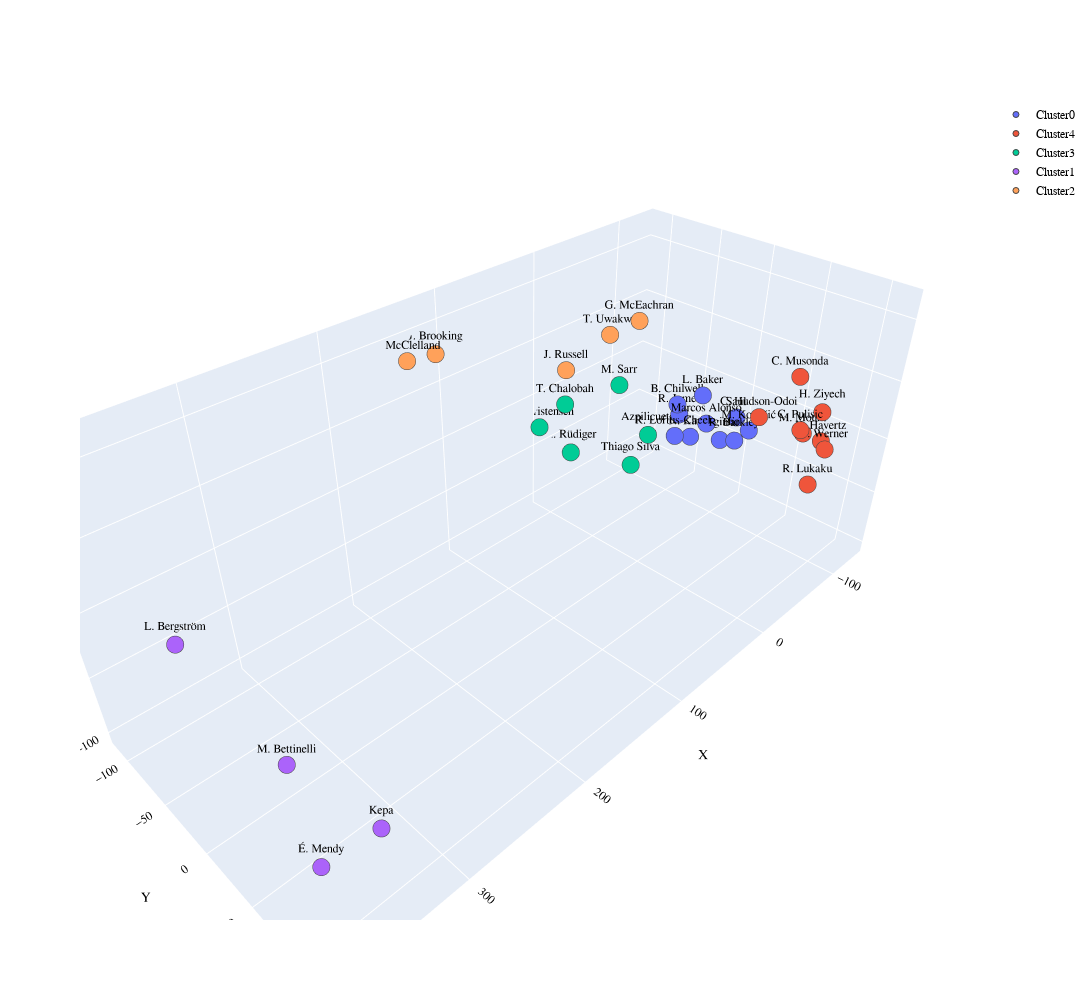

Here is the notebook cell this chart was saved with:
### Code cell
PLOT = go.Figure()

for C in list(reduced_features.cluster.unique()):
    
    PLOT.add_trace(go.Scatter3d(x = reduced_features[reduced_features.cluster == C]['X'],
                                y = reduced_features[reduced_features.cluster == C]['Y'],
                                z = reduced_features[reduced_features.cluster == C]['Z'],
                                mode = 'text+markers', marker_size = 6, marker_line_width = 1,
                                name = 'Cluster' + str(C), text = reduced_features[reduced_features.cluster == C]['name'],
                               textposition='top center'))

#PLOT.(textposition='top center')    


PLOT.update_layout(width = 1300, height = 1000, autosize = True, showlegend = True,
                   scene = dict(xaxis=dict(title = 'X', titlefont_color = 'black'),
                                yaxis=dict(title = 'Y', titlefont_color = 'black'),
                                zaxis=dict(title = 'Z', titlefont_color = 'black')),
                   font = dict(family = "Gilroy", color  = 'black', size = 12))

### Figure 1 — Plotly figure (JSON) as saved in the notebook; plotly's stock layout.template omitted (floating-point values rounded to 4 significant figures)
{"data": [{"marker": {"line": {"width": 1}, "size": 6}, "mode": "text+markers", "name": "Cluster0", "text": ["N. Kanté", "Jorginho", "M. Kovačić", "Saúl", "B. Chilwell", "R. James", "Marcos Alonso", "R. Barkley", "R. Loftus-Cheek", "L. Baker"], "textposition": "top center", "type": "scatter3d", "x": [-121.7, -104.1, -116.1, -127.2, -91.34, -89.48, -100.9, -72.41, -42.89, -58.42], "y": [-44.47, -2.103, 17.2, -3.037, -40.11, -35.9, -15.3, 31.39, -5.454, 6.364], "z": [-60.39, -38.17, -25.81, -25.98, -13.7, -20.95, -26.22, -10.82, -9.576, 25.66]}, {"marker": {"line": {"width": 1}, "size": 6}, "mode": "text+markers", "name": "Cluster4", "text": ["R. Lukaku", "H. Ziyech", "T. Werner", "K. Havertz", "M. Mount", "C. Pulisic", "C. Hudson-Odoi", "C. Musonda"], "textposition": "top center", "type": "scatter3d", "x": [-98.08, -112.8, -84.92, -101.2, -107.5, -68.48, -46.19, -1.148], "y": [87.63, 80.91, 102.2, 89.98, 70.7, 88.31, 65.36, 116.5], "z": [-38.43, 18.72, 6.375, 1.414, -2.465, 24.29, 35.07, 103.7]}, {"marker": {"line": {"width": 1}, "size": 6}, "mode": "text+markers", "name": "Cluster3", "text": ["Thiago Silva", "Azpilicueta", "A. Rüdiger", "A. Christensen", "M. Sarr", "T. Chalobah"], "textposition": "top center", "type": "scatter3d", "x": [-72.12, -84.48, -29.78, 0.2483, -39.0, 0.8668], "y": [-70.74, -63.46, -105.1, -114.5, -62.12, -84.99], "z": [-79.86, -50.76, -63.21, -29.01, 16.2, 5.017]}, {"marker": {"line": {"width": 1}, "size": 6}, "mode": "text+markers", "name": "Cluster1", "text": ["É. Mendy", "Kepa", "M. Bettinelli", "L. Bergström"], "textposition": "top center", "type": "scatter3d", "x": [358.5, 320.9, 355.1, 383.2], "y": [60.24, 69.85, 36.05, -2.438], "z": [-103.3, -93.96, -37.19, 47.18]}, {"marker": {"line": {"width": 1}, "size": 6}, "mode": "text+markers", "name": "Cluster2", "text": ["T. Uwakwe", "G. McEachran", "J. Russell", "J. Brooking", "S. McClelland"], "textposition": "top center", "type": "scatter3d", "x": [20.98, 27.31, 45.31, 116.7, 141.1], "y": [-24.51, 6.115, -43.93, -104.5, -106.1], "z": [93.36, 115.9, 67.0, 83.65, 86.2]}], "layout": {"autosize": true, "font": {"color": "black", "family": "Gilroy", "size": 12}, "height": 1000, "scene": {"xaxis": {"title": {"font": {"color": "black"}, "text": "X"}}, "yaxis": {"title": {"font": {"color": "black"}, "text": "Y"}}, "zaxis": {"title": {"font": {"color": "black"}, "text": "Z"}}}, "showlegend": true, "width": 1300}}
